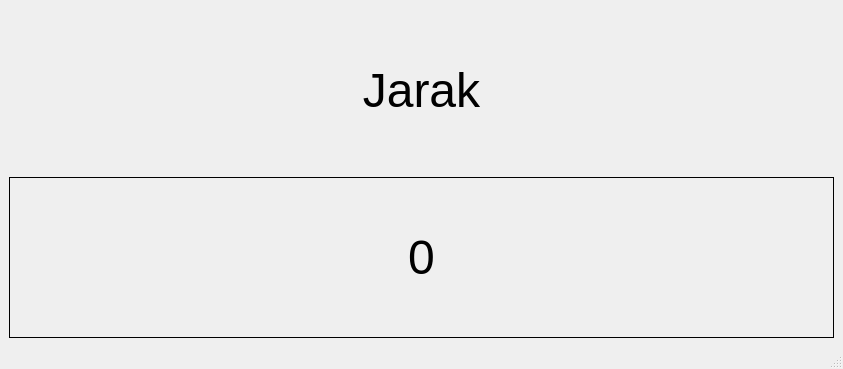
<?xml version="1.0" encoding="UTF-8"?>
<ui version="4.0">
 <class>MainWindow</class>
 <widget class="QMainWindow" name="MainWindow">
  <property name="geometry">
   <rect>
    <x>0</x>
    <y>0</y>
    <width>843</width>
    <height>369</height>
   </rect>
  </property>
  <property name="windowTitle">
   <string>MainWindow</string>
  </property>
  <widget class="QWidget" name="centralwidget">
   <layout class="QVBoxLayout" name="verticalLayout">
    <item>
     <widget class="QLabel" name="label">
      <property name="font">
       <font>
        <pointsize>36</pointsize>
       </font>
      </property>
      <property name="text">
       <string>Jarak</string>
      </property>
      <property name="alignment">
       <set>Qt::AlignCenter</set>
      </property>
     </widget>
    </item>
    <item>
     <widget class="QLabel" name="lbcount">
      <property name="font">
       <font>
        <pointsize>36</pointsize>
       </font>
      </property>
      <property name="styleSheet">
       <string notr="true">border:1px solid #000;</string>
      </property>
      <property name="text">
       <string>0</string>
      </property>
      <property name="alignment">
       <set>Qt::AlignCenter</set>
      </property>
     </widget>
    </item>
   </layout>
  </widget>
  <widget class="QMenuBar" name="menubar">
   <property name="geometry">
    <rect>
     <x>0</x>
     <y>0</y>
     <width>843</width>
     <height>22</height>
    </rect>
   </property>
  </widget>
  <widget class="QStatusBar" name="statusbar"/>
 </widget>
 <resources/>
 <connections/>
</ui>
